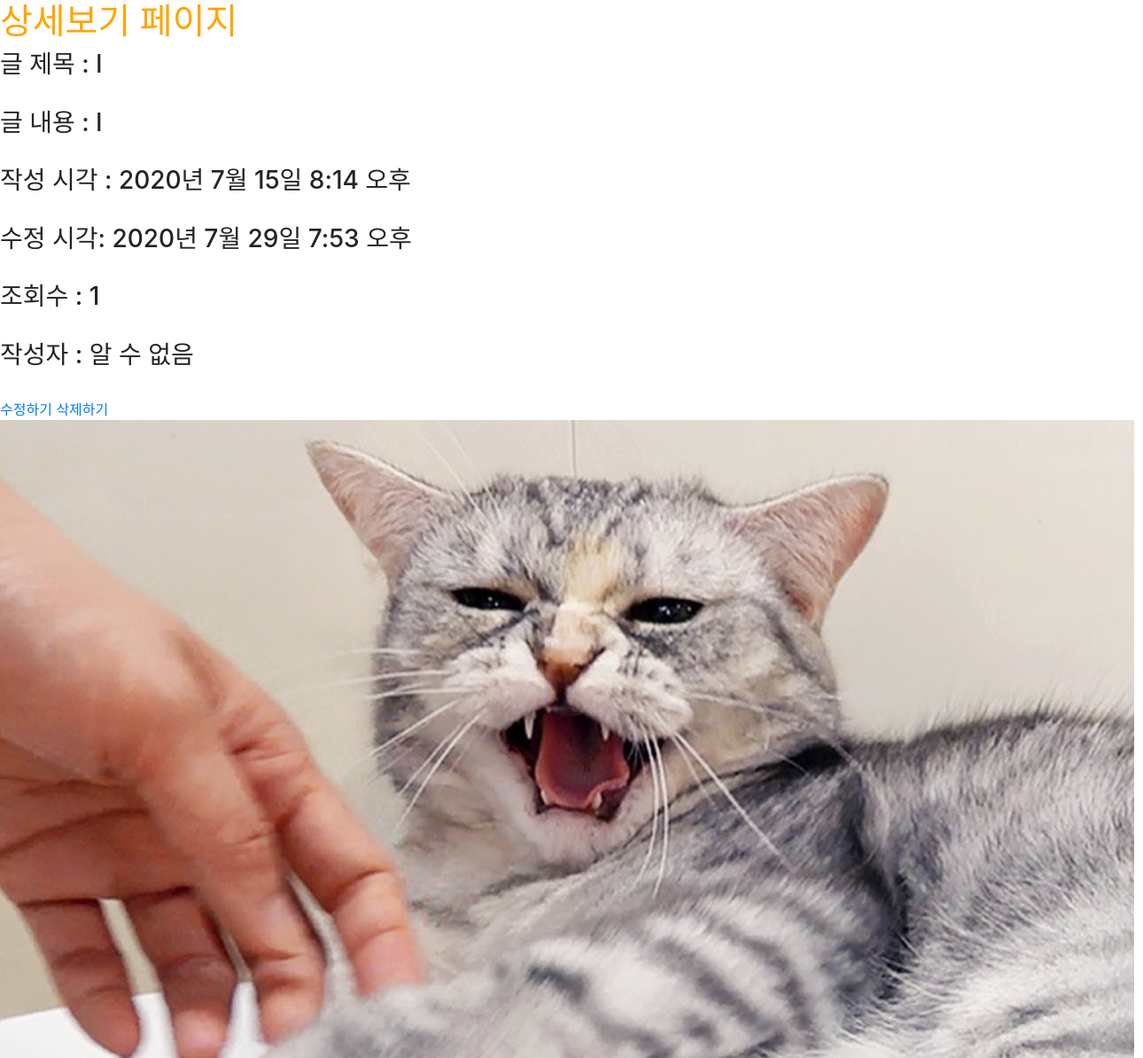
The app's page /posts/show/9 with its own data.
### posts/models.py (models this page shows)
class Post(models.Model):
    title = models.CharField(max_length=50, null=False)
    content = models.TextField()
    view_count = models.IntegerField(default = 0)
    created_at = models.DateTimeField(auto_now_add = True)
    updated_at = models.DateTimeField(auto_now = True)
    image = models.ImageField(upload_to='images/', null=True)
    user = models.ForeignKey(User, on_delete = models.CASCADE, null=True)

### posts/views.py (the view)
# urls.py: path('show/<int:id>', show, name="show"),
def show(request, id):
    post = Post.objects.get(pk=id)
    post.view_count += 1
    post.save()
    return render(request, 'posts/show.html', {'post': post})

### posts/templates/posts/show.html (shortened to what this page needs)
{% extends 'base.html' %}
{% block content %}
    <h1>상세보기 페이지</h1>
    <h3>글 제목 : {{ post.title }} </h3><br>
    <h3>글 내용 : {{ post.content }} </h3><br>
    <h3>작성 시각 : {{ post.created_at }} </h3><br>
    <h3>수정 시각: {{ post.updated_at }}</h3><br>
    <h3>조회수 : {{ post.view_count }} </h3><br>
    {% if post.user %}
        <h3>작성자 : {{ post.user }} </h3><br>
    {% else %}
        <h3>작성자 : 알 수 없음 </h3><br>
    {% endif %}
    <a href="{% url 'posts:update' post.pk %}">수정하기</a>
    <a href="{% url 'posts:delete' post.pk %}">삭제하기</a>
    {% if post.image %}
	    <img src ="{{ post.image.url }}">
    {% endif %}
{% endblock %}

### myblog/static/css/project.css (style rules this page uses)
h1 { color: orange; }

### records on screen
Post: title "l", content "l", created_at "2020년 7월 15일 8:14 오후", updated_at "2020년 7월 29일 7:53 오후", view_count "1", image (picture)
